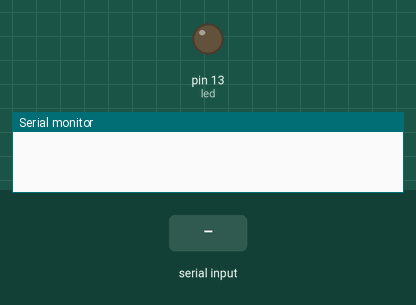
This sketch was run on a simulated Arduino Uno, built with avr-gcc and run on an emulated ATmega328P. Shown: output pins drawn as LEDs (lit = HIGH), the last lines printed to the serial monitor. Inputs (shaded band) come from the test bench.

Above: at 1.2 s.
1.3 s: "1\n" received over Serial
At 2.3 s:
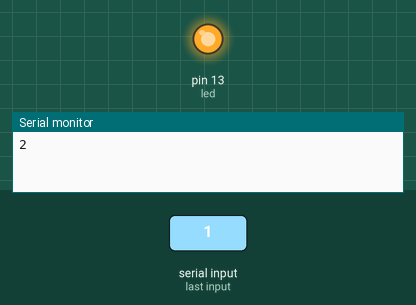
2.8 s: "0\n" received over Serial
At 3.5 s:
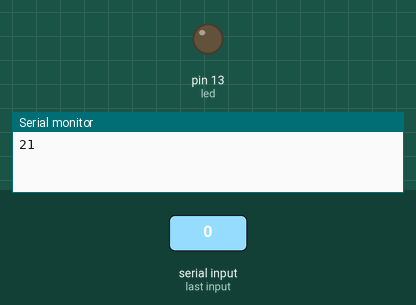
Timing chart, 0 to 5.8 s (numbered marks = the images above; inputs shaded):
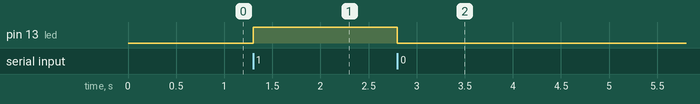

Measured:
- after the input at 1.3 s, pin 13 (led): LOW → HIGH at once
- after the input at 2.8 s, pin 13 (led): HIGH → LOW at once

The sketch:

arduino_coms.ino
```cpp
int x;
int led=LED_BUILTIN;

void setup() {

	Serial.begin(115200);
	Serial.setTimeout(1);
	pinMode(led, OUTPUT);
}
void loop() {
	while (!Serial.available());
	x = Serial.readString().toInt();
	if (x == 1)
		{digitalWrite(led, HIGH);}
	else if (x == 0)
		{digitalWrite(led, LOW);}
	Serial.print(x + 1);
}
```
